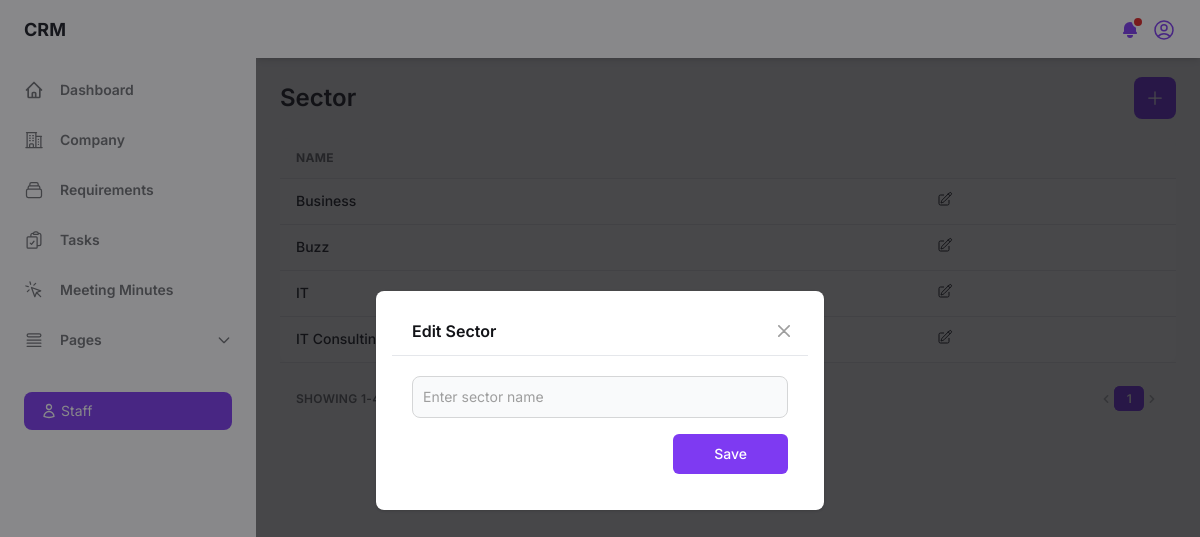
Before: /sector/ (signed in) with the older database file.
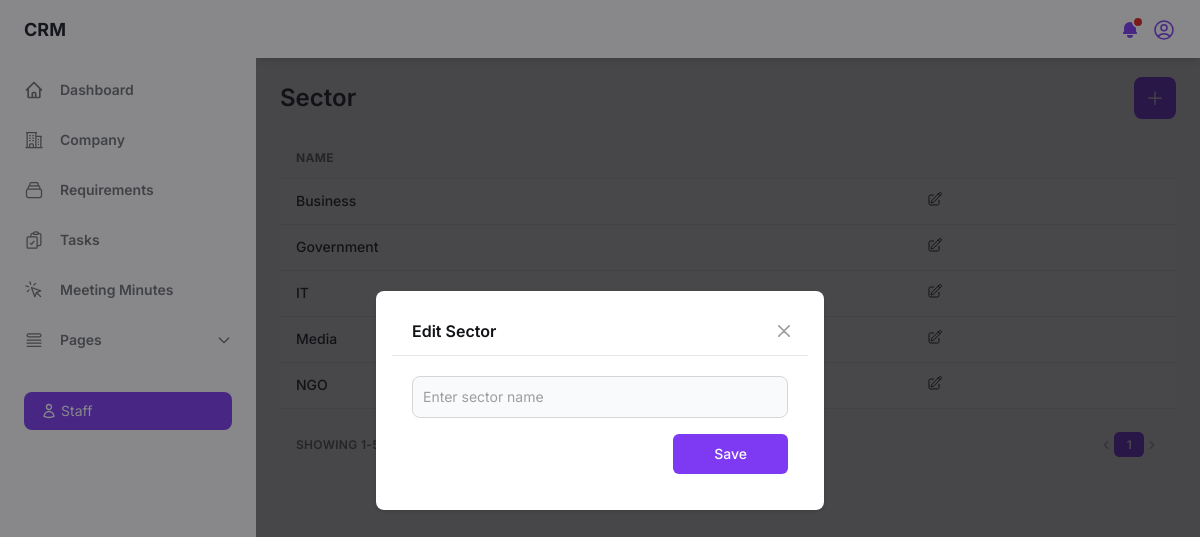
After: the same page with the newer database file.
### crm_app/models.py (models this page shows, shortened)
class Sector(models.Model):
    sector_name = models.CharField(max_length=100, unique=True)

### crm_app/views.py (the view)
# urls.py: path('sector/', views.sector, name='sector'),
def sector(request):
    if 'staff_id' not in request.session:
        return redirect('login')
    staff_id = request.session.get('staff_id')
    user = Staff.objects.get(id=staff_id)
    sectors = Sector.objects.order_by('sector_name')
    sector_count = Sector.objects.count()
    paginator = Paginator(sectors, 10)
    page = request.GET.get('page')
    try:
        sectors_page = paginator.page(page)
    except PageNotAnInteger:
        sectors_page = paginator.page(1)
    except EmptyPage:
        sectors_page = paginator.page(paginator.num_pages)
    context = {'sectors': sectors, 'sector_count': sector_count, 'sectors': sectors_page, 'paginator': paginator, 'page_obj': sectors_page, 'user': user}
    return render(request, 'sector.html', context)

### templates/sector.html (shortened to what the changed rows need)
{% load static %}
<!DOCTYPE html>
<html :class="{ 'theme-dark': dark }" x-data="data()" lang="en">
<head>
    <link rel="stylesheet" href="{% static 'css/tailwind.output.css' %}" />
    <link rel="stylesheet" href="{% static 'css/style.css' %}" />
</head>
<body>
    <div class="flex h-screen bg-gray-50 dark:bg-gray-900" :class="{ 'overflow-hidden': isSideMenuOpen }">
        <div class="flex flex-col flex-1 w-full">
            <main class="h-full overflow-y-auto">
                <div class="container px-6 mx-auto grid">
                    <div class="grid gap-4 md:grid-cols-2">
                        <h2 class="my-6 text-2xl font-semibold text-gray-700 dark:text-gray-200">Sector</h2>
                    </div>
                    <div class="w-full overflow-hidden rounded-lg shadow-xs">
                        <div class="w-full overflow-x-auto">
                            <table class="w-full whitespace-no-wrap">
                                <thead>
                                    <tr class="text-xs font-semibold tracking-wide text-left text-gray-500 uppercase border-b dark:border-gray-700 bg-gray-50 dark:text-gray-400 dark:bg-gray-800">
                                        <th class="px-4 py-3">Name</th>
                                        <th class="px-4 py-3"></th>
                                    </tr>
                                </thead>
                                <tbody class="bg-white divide-y dark:divide-gray-700 dark:bg-gray-800">
                                    {% for sector in sectors %}
                                    <tr class="text-gray-700 dark:text-gray-400">
                                        <td class="px-4 py-3">
                                            <p class="font-medium text-sm">{{ sector.sector_name }}</p>
                                        </td>
                                        <td class="px-4 py-3 text-sm">
                                            <button type="button" id="edit-sector-button-{{ sector.id }}" x-on:click="openEditModal({{ sector.id }}, '{{ sector.sector_name }}')" data-modal-target="sector-edit-crud-modal" data-modal-toggle="sector-edit-crud-modal">
                                            </button>
                                        </td>
                                    </tr>
                                    {% empty %}
                                    <tr>
                                        <td colspan="5" class="font-medium text-sm text-center">No sectors found.</td>
                                    </tr>
                                    {% endfor %}
                                </tbody>
                            </table>
                        </div>
                    </div>
                    <div class="grid px-4 py-3 text-xs font-semibold tracking-wide text-gray-500 uppercase border-t dark:border-gray-700 bg-gray-50 sm:grid-cols-9 dark:text-gray-400 dark:bg-gray-800">
                        <span class="flex col-span-4 mt-2 sm:mt-auto sm:justify-end">
                            <nav aria-label="Table navigation">
                                <ul class="inline-flex items-center">
                                    {% for num in paginator.page_range %}
                                        {% if num == page_obj.number %}
                                        <li>
                                            <span class="px-3 py-1 text-white transition-colors duration-150 bg-purple-600 border border-r-0 border-purple-600 rounded-md focus:outline-none">{{ num }}</span>
                                        </li>
                                        {% else %}
                                        <li>
                                            <a href="?page={{ num }}" class="px-3 py-1 rounded-md focus:outline-none">{{ num }}</a>
                                        </li>
                                        {% endif %}
                                    {% endfor %}
                                </ul>
                            </nav>
                        </span>
                    </div>
                </div>
            </main>
        </div>
    </div>
</body>
</html>

Changed rows visible on the page:
removed Sector: sector_name "Buzz"
removed Sector: sector_name "IT Consulting"
added Sector: sector_name "Government"
added Sector: sector_name "Media"
added Sector: sector_name "NGO"
